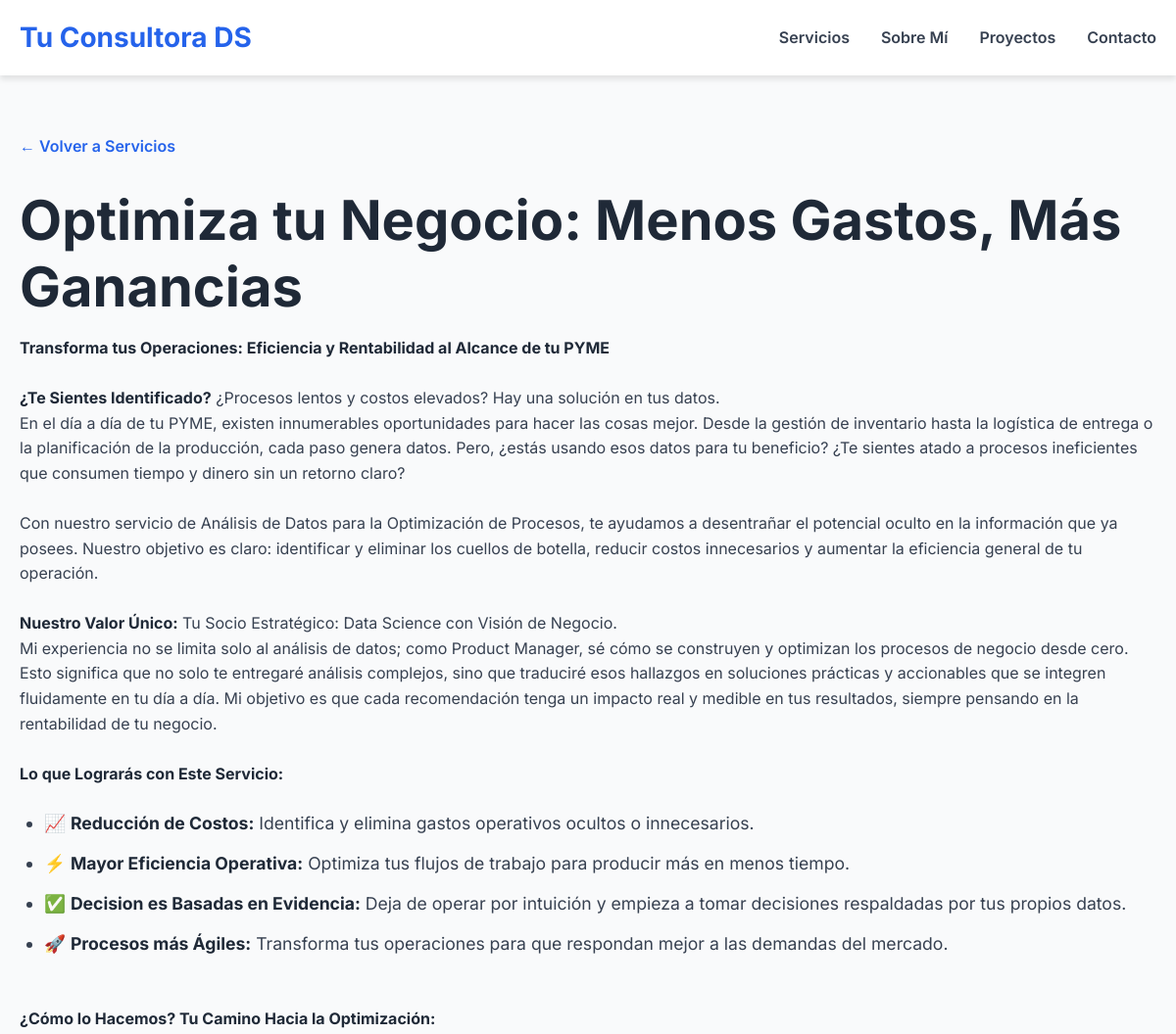
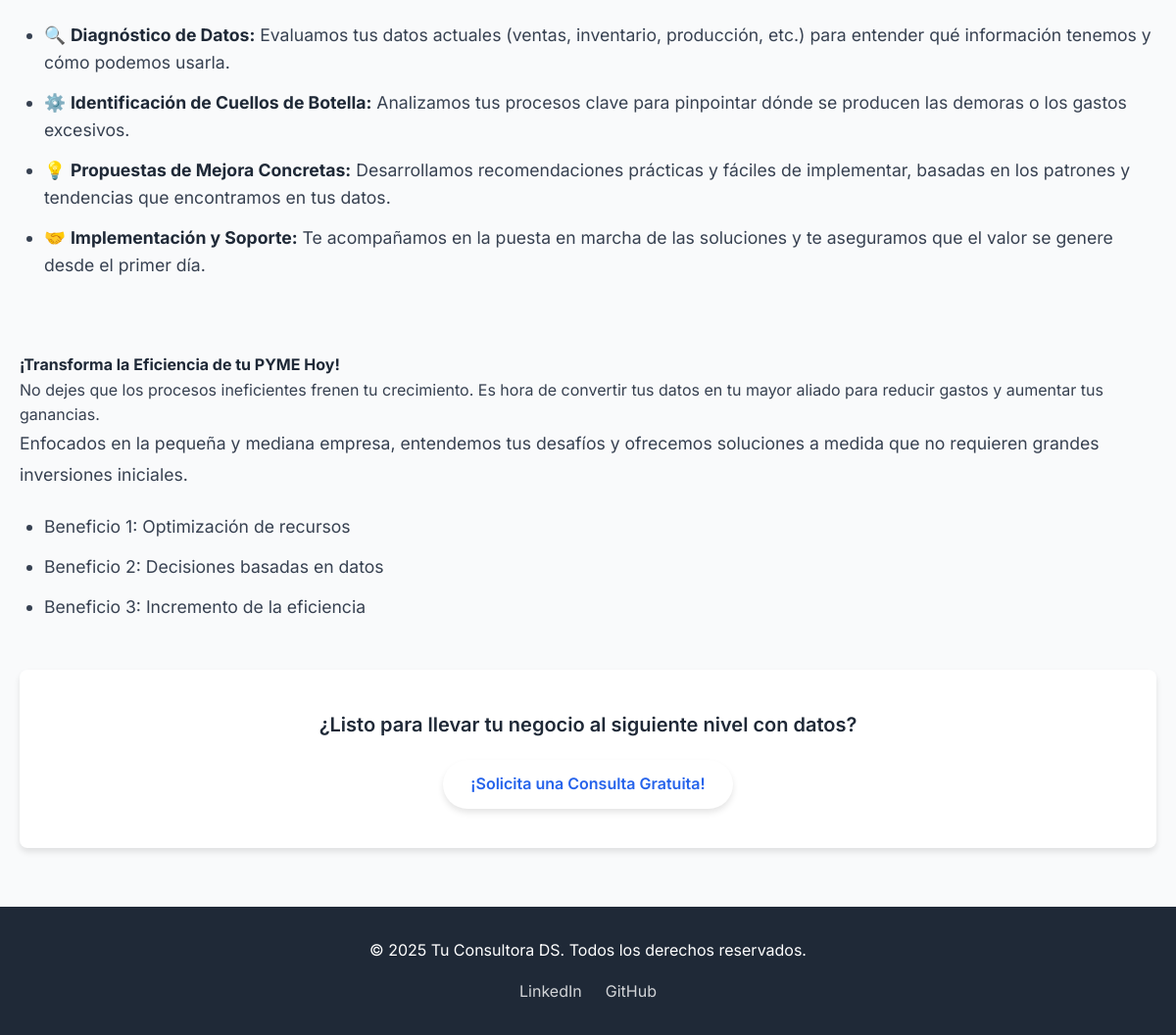
/service/1, run on the app's committed database (2 pictures, top to bottom).
### app.py (models this page shows, shortened)
class Service(db.Model):
    id = db.Column(db.Integer, primary_key=True)
    title = db.Column(db.String(100), nullable=False)
    short_description = db.Column(db.String(250), nullable=False) # Descripción corta para la tarjeta
    full_description = db.Column(db.Text, nullable=False) # Descripción detallada para la página del servicio
    icon = db.Column(db.String(50), nullable=True) # Opcional: para un icono visual

### app.py (the view)
@app.route('/service/<int:service_id>')
def service_detail(service_id):
    service = Service.query.get_or_404(service_id)
    return render_template('service_detail.html', service=service)

### templates/service_detail.html (shortened to what this page needs)
<!DOCTYPE html>
<html lang="es">
<head>
    <link rel="stylesheet" href="{{ url_for('static', filename='css/style.css') }}">
    <link rel="stylesheet" href="https://cdnjs.cloudflare.com/ajax/libs/font-awesome/6.5.2/css/all.min.css" />
</head>
<body class="detail-page-body">
    <header>
        <div class="container">
            <a href="{{ url_for('index') }}" class="logo">Tu Consultora DS</a>
            <nav>
                <ul>
                    <li><a href="{{ url_for('index') }}#services">Servicios</a></li>
                    <li><a href="{{ url_for('index') }}#about">Sobre Mí</a></li>
                    <li><a href="{{ url_for('index') }}#projects">Proyectos</a></li>
                    <li><a href="{{ url_for('index') }}#contact">Contacto</a></li>
                </ul>
            </nav>
        </div>
    </header>
    <section id="service-detail" class="detail-section">
        <div class="container">
            <a href="{{ url_for('index') }}#services" class="back-link">&larr; Volver a Servicios</a>
            <h1>{{ service.title }}</h1>
            <div class="service-description-full">
                {{ service.full_description | safe }}
                <p>Enfocados en la pequeña y mediana empresa, entendemos tus desafíos y ofrecemos soluciones a medida que no requieren grandes inversiones iniciales.</p>
                <ul>
                    <li>Beneficio 1: Optimización de recursos</li>
                    <li>Beneficio 2: Decisiones basadas en datos</li>
                    <li>Beneficio 3: Incremento de la eficiencia</li>
                </ul>
                </div>
            <div class="cta-detail-page">
                <p>¿Listo para llevar tu negocio al siguiente nivel con datos?</p>
                <a href="{{ url_for('index') }}#contact" class="btn btn-primary">¡Solicita una Consulta Gratuita!</a>
            </div>
        </div>
    </section>
    <footer>
        <div class="container">
            <p>&copy; 2025 Tu Consultora DS. Todos los derechos reservados.</p>
            <div class="social-links">
                <a href="#">LinkedIn</a>
                <a href="#">GitHub</a>
            </div>
        </div>
    </footer>
</body>
</html>

### static/css/style.css (style rules this page uses)
:root { --primary-color: #2563eb; --secondary-color: #1d4ed8; --text-color: #374151; --light-gray: #f9fafb; --medium-gray: #e5e7eb; --dark-gray: #1f2937; --white: #ffffff; --shadow: 0 4px 6px rgba(0, 0, 0, 0.1); }
* { margin: 0; padding: 0; box-sizing: border-box; }
body { font-family: 'Inter', sans-serif; line-height: 1.6; color: var(--text-color); background-color: var(--light-gray); -webkit-font-smoothing: antialiased; }
.container { max-width: 1200px; margin: 0 auto; padding: 0 20px; }
h1, h2, h3 { font-weight: 700; color: var(--dark-gray); margin-bottom: 1rem; }
h1 { font-size: 3.5rem; line-height: 1.2; }
p { margin-bottom: 1rem; }
a { text-decoration: none; color: var(--primary-color); transition: color 0.3s ease; }
ul { list-style: none; }
.btn { display: inline-block; padding: 12px 28px; border-radius: 9999px; font-weight: 600; text-align: center; transition: all 0.3s ease; border: none; cursor: pointer; }
.btn-primary { background-color: var(--white); color: var(--primary-color); box-shadow: var(--shadow); }
header { background-color: var(--white); box-shadow: var(--shadow); padding: 1rem 0; position: sticky; top: 0; z-index: 1000; }
header .container { display: flex; justify-content: space-between; align-items: center; }
.logo { font-size: 1.75rem; font-weight: 700; color: var(--primary-color); }
nav ul { display: flex; gap: 2rem; }
nav ul li a { color: var(--text-color); font-weight: 600; }
.service-description-full p, .service-description-full ul li { font-size: 1.1rem; line-height: 1.8; color: var(--text-color); margin-bottom: 1rem; }
.service-description-full ul { list-style: disc; padding-left: 25px; margin-top: 1rem; margin-bottom: 1.5rem; }
.service-description-full ul li { margin-bottom: 0.5rem; }
footer { background-color: var(--dark-gray); color: var(--white); padding: 32px 0; text-align: center; }
.social-links { margin-top: 1rem; display: flex; justify-content: center; gap: 1.5rem; }
.social-links a { color: var(--white); opacity: 0.8; }
.detail-page-body { background-color: var(--white); }
.detail-section { padding: 60px 0; background-color: var(--light-gray); }
.back-link { display: inline-block; margin-bottom: 30px; font-weight: 600; color: var(--primary-color); transition: transform 0.2s ease; }
.cta-detail-page { text-align: center; padding: 40px 20px; background-color: var(--white); border-radius: 8px; box-shadow: var(--shadow); margin-top: 50px; }
.cta-detail-page p { font-size: 1.25rem; margin-bottom: 20px; color: var(--dark-gray); font-weight: 600; }
.service-description-full p { font-size: 1.1rem; line-height: 1.8; color: var(--text-color); margin-bottom: 1rem; }
.service-description-full ul { list-style: disc; padding-left: 25px; margin-top: 1.5rem; margin-bottom: 1.5rem; }
.service-description-full ul li { margin-bottom: 0.8rem; line-height: 1.6; color: var(--text-color); }
.service-description-full strong { font-weight: 700; color: var(--dark-gray); }

### data on the page
Service: title "Optimiza tu Negocio: Menos Gastos, Más Ganancias", full_description "Transforma tus Operaciones: Eficiencia y Rentabilidad al Alcance de tu PYME ¿Te Sientes Identificado? ¿Procesos lentos y costos elevados? Hay una solución en tus datos. En el día a día de tu PYME, existen innumerables oportunidades para hacer las cosas mejor. Desde la gestión de inventario hasta la logística de entrega o la planificación de la producción, cada paso genera datos. Pero, ¿estás usando esos datos para tu beneficio? ¿Te sientes atado a procesos ineficientes que consumen tiempo y dinero sin un retorno claro? Con nuestro servicio de Análisis de Datos para la Optimización de Procesos, te ayudamos a desentrañar el potencial oculto en la información que ya posees. Nuestro objetivo es…"
